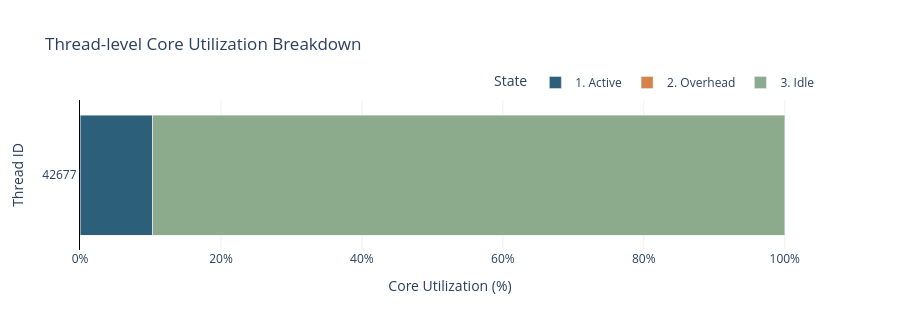

The notebook cell saved with this chart:
### Code cell
draw_thread_analysis_mixed(fins_raw_df, fins_analysis_df)

### Figure 1 — Plotly figure (JSON) as saved in the notebook; plotly's stock layout.template omitted (floating-point values rounded to 4 significant figures)
{"data": [{"hovertemplate": "State=1. Active<br>Percentage of Time (%)=%{x}<br>Thread ID=%{y}<extra></extra>", "legendgroup": "1. Active", "marker": {"color": "#2C5F7A", "pattern": {"shape": ""}}, "name": "1. Active", "orientation": "h", "showlegend": true, "textposition": "auto", "type": "bar", "x": [10.22], "xaxis": "x", "y": ["42677"], "yaxis": "y"}, {"hovertemplate": "State=2. Overhead<br>Percentage of Time (%)=%{x}<br>Thread ID=%{y}<extra></extra>", "legendgroup": "2. Overhead", "marker": {"color": "#D4834A", "pattern": {"shape": ""}}, "name": "2. Overhead", "orientation": "h", "showlegend": true, "textposition": "auto", "type": "bar", "x": [0.1183], "xaxis": "x", "y": ["42677"], "yaxis": "y"}, {"hovertemplate": "State=3. Idle<br>Percentage of Time (%)=%{x}<br>Thread ID=%{y}<extra></extra>", "legendgroup": "3. Idle", "marker": {"color": "#8CAA8C", "pattern": {"shape": ""}}, "name": "3. Idle", "orientation": "h", "showlegend": true, "textposition": "auto", "type": "bar", "x": [89.67], "xaxis": "x", "y": ["42677"], "yaxis": "y"}], "layout": {"barmode": "stack", "height": 330, "legend": {"orientation": "h", "title": {"text": "State"}, "tracegroupgap": 0, "x": 1, "xanchor": "right", "y": 1.02, "yanchor": "bottom"}, "plot_bgcolor": "white", "title": {"text": "Thread-level Core Utilization Breakdown"}, "xaxis": {"anchor": "y", "domain": [0, 1], "gridcolor": "#F0F0F0", "range": [0, 105], "ticksuffix": "%", "title": {"text": "Core Utilization (%)"}}, "yaxis": {"anchor": "x", "autorange": "reversed", "categoryarray": ["42677"], "categoryorder": "array", "domain": [0, 1], "linecolor": "black", "title": {"text": "Thread ID"}}}}
